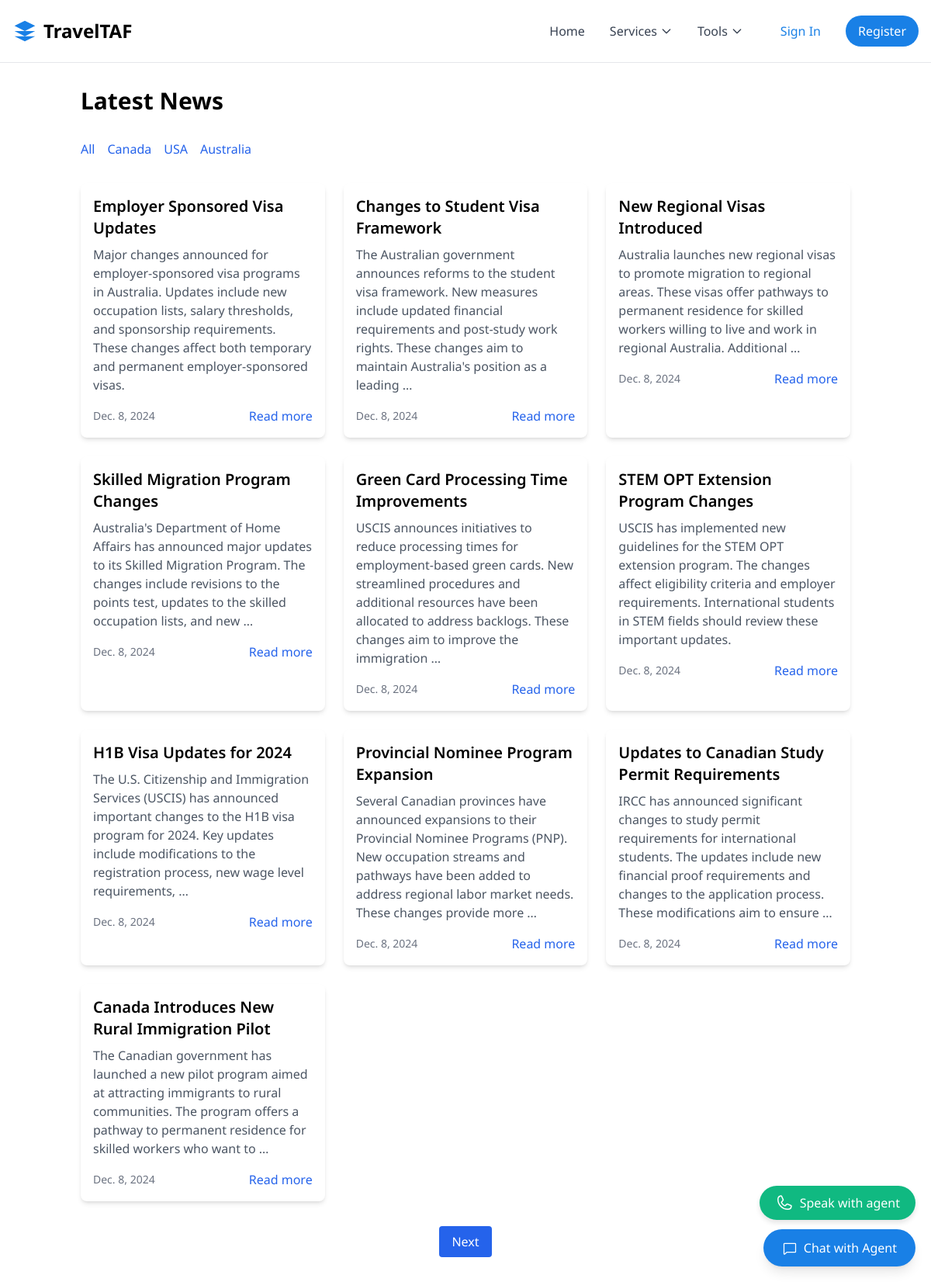
Page /news/ on the committed database.
### news/models.py (models this page shows, shortened)
class NewsCategory(models.Model):
    name = models.CharField(max_length=100)
    slug = models.SlugField(unique=True)
    description = models.TextField(blank=True)
    class Meta:
        verbose_name_plural = "News Categories"

class News(models.Model):
    title = models.CharField(max_length=255)
    slug = models.SlugField(unique=True)
    content = models.TextField()
    category = models.ForeignKey(NewsCategory, on_delete=models.CASCADE, related_name='news')
    published_date = models.DateTimeField(auto_now_add=True)
    updated_date = models.DateTimeField(auto_now=True)
    author = models.CharField(max_length=100)
    image = models.ImageField(upload_to='news_images/', null=True, blank=True)
    is_featured = models.BooleanField(default=False)
    is_published = models.BooleanField(default=True)
    class Meta:
        verbose_name_plural = "News Articles"
        ordering = ['-published_date']
    def get_absolute_url(self):
        return reverse('news:detail', kwargs={'slug': self.slug})

### news/views.py (the view)
# urls.py: path('', views.NewsListView.as_view(), name='list'),
class NewsListView(ListView):
    model = News
    template_name = 'news/news_list.html'
    context_object_name = 'news_list'
    paginate_by = 10
    def get_queryset(self):
        category_slug = self.kwargs.get('category_slug')
        if category_slug:
            category = get_object_or_404(NewsCategory, slug=category_slug)
            return News.objects.filter(category=category, is_published=True)
        return News.objects.filter(is_published=True)
    def get_context_data(self, **kwargs):
        context = super().get_context_data(**kwargs)
        context['categories'] = NewsCategory.objects.all()
        return context

### templates/news/news_list.html (shortened to what this page needs)
{% extends 'base.html' %}
{% block content %}
<div class="container mx-auto px-4 py-8">
    <h1 class="text-3xl font-bold mb-8">Latest News</h1>
    <div class="mb-8">
        <div class="flex space-x-4">
            <a href="{% url 'news:list' %}" class="text-blue-600 hover:text-blue-800">All</a>
            {% for category in categories %}
            <a href="{% url 'news:category' category.slug %}" class="text-blue-600 hover:text-blue-800">
                {{ category.name }}
            </a>
            {% endfor %}
        </div>
    </div>
    <div class="grid grid-cols-1 md:grid-cols-2 lg:grid-cols-3 gap-6">
        {% for news in news_list %}
        <div class="bg-white rounded-lg shadow-md overflow-hidden">
            <div class="p-4">
                <h2 class="text-xl font-semibold mb-2">{{ news.title }}</h2>
                <p class="text-gray-600 mb-4">{{ news.content|truncatewords:30 }}</p>
                <div class="flex justify-between items-center">
                    <span class="text-sm text-gray-500">{{ news.published_date|date }}</span>
                    <a href="{{ news.get_absolute_url }}" class="text-blue-600 hover:text-blue-800">Read more</a>
                </div>
            </div>
        </div>
        {% empty %}
        <p>No news articles available.</p>
        {% endfor %}
    </div>
    {% if is_paginated %}
    <div class="mt-8 flex justify-center">
        <div class="flex space-x-2">
            {% if page_obj.has_next %}
            <a href="?page={{ page_obj.next_page_number }}" class="px-4 py-2 bg-blue-600 text-white rounded">Next</a>
            {% endif %}
        </div>
    </div>
    {% endif %}
</div>
{% endblock %}

### static/css/index.css (style rules this page uses)
body { font-family: "Noto Serif", "Noto Sans", sans-serif; }

### templates/base.html (style rules this page uses)
body { font-family: 'Noto Sans', sans-serif; }

### rows in the picture
NewsCategory: name "Canada"
NewsCategory: name "USA"
NewsCategory: name "Australia"
News: title "Employer Sponsored Visa Updates", content "Major changes announced for employer-sponsored visa programs in Australia. Updates include new occupation lists, salary thresholds, and sponsorship requirements. These changes affect both temporary and permanent employer-sponsored visas.", published_date "Dec. 8, 2024"
News: title "Changes to Student Visa Framework", content "The Australian government announces reforms to the student visa framework. New measures include updated financial requirements and post-study work rights. These changes aim to maintain Australia's position as a leading …", published_date "Dec. 8, 2024"
News: title "New Regional Visas Introduced", content "Australia launches new regional visas to promote migration to regional areas. These visas offer pathways to permanent residence for skilled workers willing to live and work in regional Australia. Additional …", published_date "Dec. 8, 2024"
News: title "Skilled Migration Program Changes", content "Australia's Department of Home Affairs has announced major updates to its Skilled Migration Program. The changes include revisions to the points test, updates to the skilled occupation lists, and new …", published_date "Dec. 8, 2024"
News: title "Green Card Processing Time Improvements", content "USCIS announces initiatives to reduce processing times for employment-based green cards. New streamlined procedures and additional resources have been allocated to address backlogs. These changes aim to improve the immigration …", published_date "Dec. 8, 2024"
News: title "STEM OPT Extension Program Changes", content "USCIS has implemented new guidelines for the STEM OPT extension program. The changes affect eligibility criteria and employer requirements. International students in STEM fields should review these important updates.", published_date "Dec. 8, 2024"
News: title "H1B Visa Updates for 2024", content "The U.S. Citizenship and Immigration Services (USCIS) has announced important changes to the H1B visa program for 2024. Key updates include modifications to the registration process, new wage level requirements, …", published_date "Dec. 8, 2024"
News: title "Provincial Nominee Program Expansion", content "Several Canadian provinces have announced expansions to their Provincial Nominee Programs (PNP). New occupation streams and pathways have been added to address regional labor market needs. These changes provide more …", published_date "Dec. 8, 2024"
News: title "Updates to Canadian Study Permit Requirements", content "IRCC has announced significant changes to study permit requirements for international students. The updates include new financial proof requirements and changes to the application process. These modifications aim to ensure …", published_date "Dec. 8, 2024"
News: title "Canada Introduces New Rural Immigration Pilot", content "The Canadian government has launched a new pilot program aimed at attracting immigrants to rural communities. The program offers a pathway to permanent residence for skilled workers who want to …", published_date "Dec. 8, 2024"
